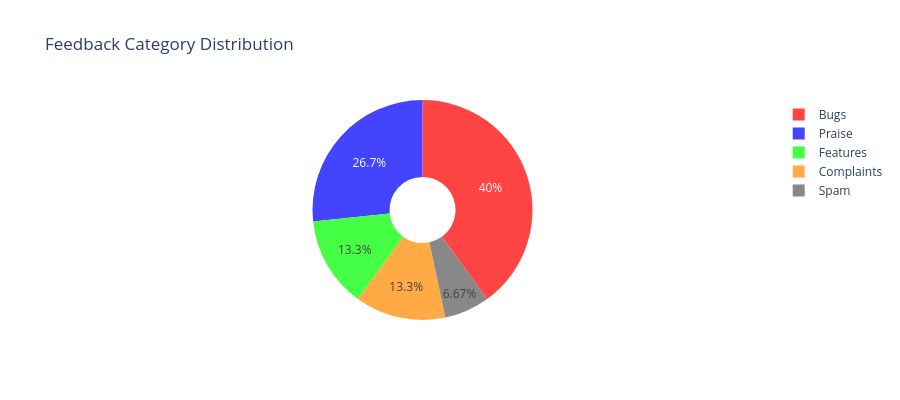

This figure's notebook cell:
### Markdown cell above
## 📊 Step 6: Analytics and Visualization

Let's create interactive visualizations to understand our feedback data better.

### Code cell
# Create category distribution pie chart
metrics = summary['metrics']
categories = ['Bugs', 'Features', 'Praise', 'Complaints', 'Spam']
values = [metrics['bugs'], metrics['features'], metrics['praise'], 
          metrics['complaints'], metrics['spam']]

# Define colors for each category
colors = ['#ff4444', '#44ff44', '#4444ff', '#ffaa44', '#888888']

# Create pie chart
fig = go.Figure(data=[go.Pie(
    labels=categories,
    values=values,
    marker=dict(colors=colors),
    hole=0.3,  # Create a donut chart
    hovertemplate='<b>%{label}</b><br>' +
                  'Count: %{value}<br>' +
                  'Percentage: %{percent}<br>' +
                  '<extra></extra>'
)])

fig.update_layout(
    title="Feedback Category Distribution",
    showlegend=True,
    height=400,
    font=dict(size=12)
)

fig.show()

print("\n📊 Key Insights:")
print(f"• Bugs represent {(metrics['bugs']/metrics['total_feedback']*100):.1f}% of all feedback")
print(f"• {metrics['tickets_created']} actionable tickets were created")
print(f"• {metrics['praise']} positive reviews can be used for marketing")

### Figure 1 — Plotly figure (JSON) as saved in the notebook; plotly's stock layout.template omitted (floating-point values rounded to 4 significant figures)
{"data": [{"hole": 0.3, "hovertemplate": "<b>%{label}</b><br>Count: %{value}<br>Percentage: %{percent}<br><extra></extra>", "labels": ["Bugs", "Features", "Praise", "Complaints", "Spam"], "marker": {"colors": ["#ff4444", "#44ff44", "#4444ff", "#ffaa44", "#888888"]}, "type": "pie", "values": [6, 2, 4, 2, 1]}], "layout": {"font": {"size": 12}, "height": 400, "showlegend": true, "title": {"text": "Feedback Category Distribution"}}}
